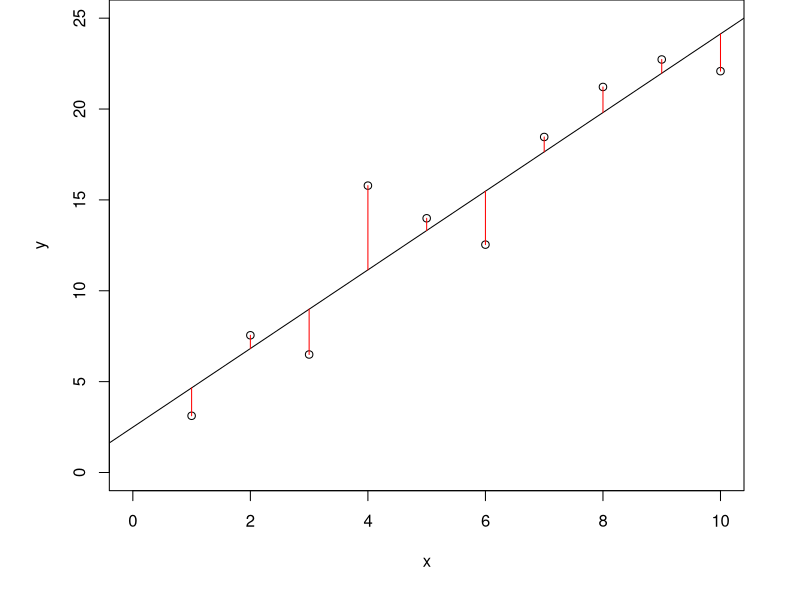
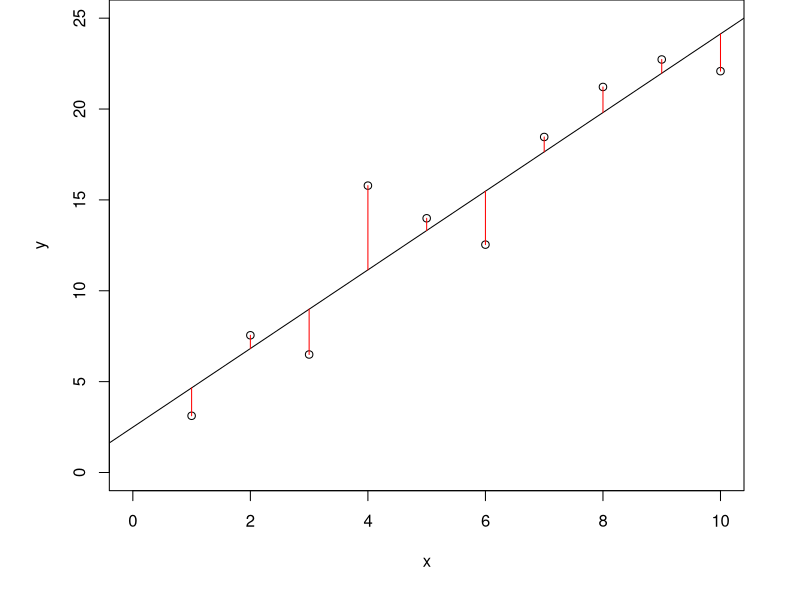
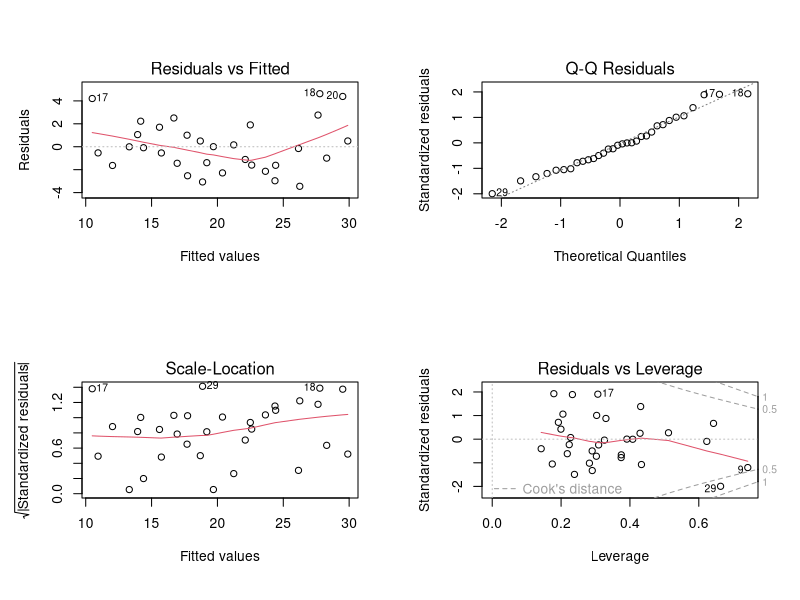

R code for these plots, in order:
## ---- chunk 1
x <- seq(1,10)
set.seed(1)
y <- 3 + 2*x + rnorm(n=10,mean=0,sd=3)
opar <- par(mai=c(1.093333, 1.093333, 0, 0.560000))
plot(x,y, xlim=c(0,10), ylim=c(0,25))
slm <- lm(y ~ x)
abline(slm)
segments(x0=x, y0=slm$fitted, x1=x, y1=y, col="red")
par(opar)

## ---- chunk 2
x <- seq(1,10)
set.seed(1)
y <- 3 + 2*x + rnorm(n=10,mean=0,sd=3)
opar <- par(mai=c(1.093333, 1.093333, 0, 0.560000))
plot(x,y, xlim=c(0,10), ylim=c(0,25))
slm <- lm(y ~ x)
abline(slm)
segments(x0=x, y0=slm$fitted, x1=x, y1=y, col="red")
par(opar)
## ---- chunk 3
level <- factor(rep(c(1,2,3)),labels = c("low","medium","high"))
pos <- factor(rep(c(1,2,3),each=11),labels = c("left","center","right"))
test <- expand.grid(pos=pos,level=level)
contrasts(level)
## ---- chunk 4
set.seed(5)
resp <- rnorm(99, rep(c(10,20,25), each=33),)
num <- c(runif(33,1,5), runif(33,6,10), runif(33,11,15))
test <- data.frame(resp, num, test)
summary(lm(resp ~ level, test))$call
summary(lm(resp ~ level, test))$coefficients[,1, drop=F]
## ---- chunk 5

summary(lm(resp ~ level * pos, test))$call
summary(lm(resp ~ level * pos, test))$coefficients[,1, drop=F]
## ---- chunk 6
summary(lm(resp ~ level * num, test))$call
summary(lm(resp ~ level * num, test))$coefficients[,1, drop=F]
## ---- chunk 7
row.names(mtcars) <- NULL
par(mfrow=c(2,2))
plot(lm(mpg ~ ., data=mtcars))
par(mfrow=c(1,1))
